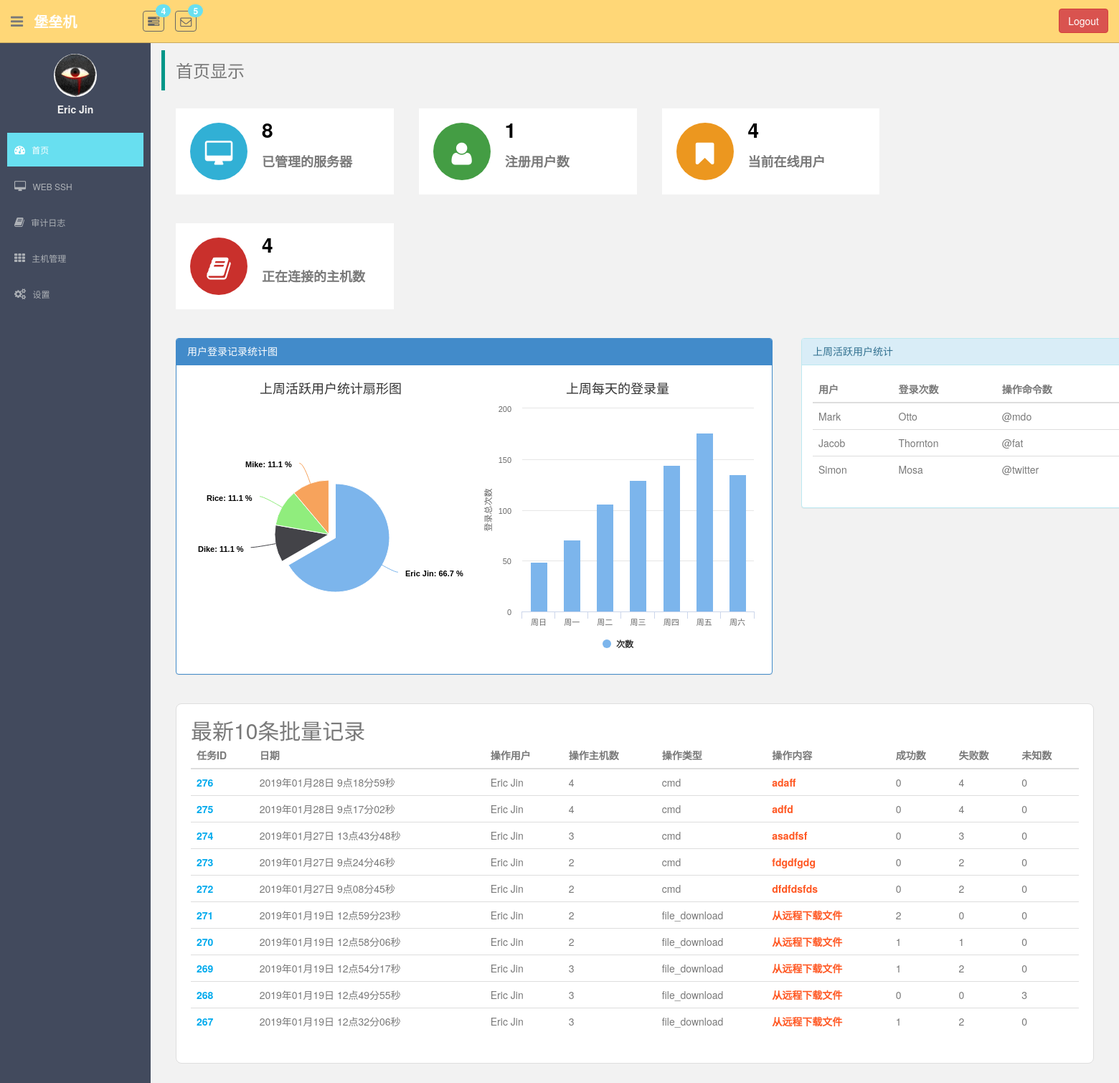
/ (signed in), run on the app's committed database.
### monitor/models.py (models this page shows, shortened)
class UserProfile(AbstractBaseUser, PermissionsMixin):
    email = models.EmailField(
        verbose_name='email address',
        max_length=255,
        unique=True,
    )
    name = models.CharField(max_length=64, verbose_name="用户名", unique=True)
    host_to_remote_users = models.ManyToManyField(to="HostToRemoteUser", verbose_name="关联主机账户")
    host_group = models.ManyToManyField(to="HostGroup", verbose_name="主机组")
    last_login = models.DateTimeField(verbose_name="最近登录时间", null=True, blank=True)
    is_active = models.BooleanField(default=True)
    is_staff = models.BooleanField(default=True)
    is_superuser = models.BooleanField(default=True)
    objects = UserProfileManager()
    USERNAME_FIELD = 'email'  # 使用email作为用户名
    REQUIRED_FIELDS = ['name']  # 必须要有的字段

class Task(models.Model):
    task_type_choice = (
        ('cmd', '批量命令'),
        ('file_upload', "传送本地文件到远程"),
        ('file_download', "从远程下载文件"),
    )
    task_type = models.CharField(max_length=16, choices=task_type_choice, default="cmd")
    content = models.CharField(max_length=255, verbose_name="任务内容")
    user = models.ForeignKey(UserProfile, on_delete=models.CASCADE)
    date = models.DateTimeField(auto_now_add=True)

### CrazyEye/views.py (the view)
# urls.py: url(r'^$', views.dashboard, name='dashboard'),
@login_required
def dashboard(request):
    task_obj = models.Task.objects.order_by("-id")[:10]
    user_number = models.UserProfile.objects.count()
    host_count = models.Host.objects.count()
    return render(request, "dashboard.html", locals())

### monitor/templatetags/monitor_tags.py (called while the page is built)
@register.simple_tag
def count_host_num(task_obj):
    task_detail_objs = task_obj.tasklogdetail_set.all()
    init_num = 0
    success_num = 0
    failed_num = 0
    for task_detail_obj in task_detail_objs:
        if task_detail_obj.status == 0:
            init_num += 1
        elif task_detail_obj.status == 1:
            success_num += 1
        else:
            failed_num += 1
    return [init_num, success_num, failed_num]

### templates/dashboard.html (shortened to what this page needs)
{% extends "base.html" %}
{% load staticfiles %}
{% load monitor_tags %}
{% block right_container %}
    <blockquote class="layui-elem-quote" style="margin-top: 10px;"><h3>首页显示</h3></blockquote>
    <div class="row mt">
        <div class="con">
            <div class="left-icon">
                <div class="icon" style="background-color: #31b0d5;"><i class="fa fa-desktop"></i></div>
            </div>
            <div class="right-text">
                <div class="num">{{ host_count }}</div>
                <div class="text">已管理的服务器</div>
            </div>
        </div>
        <div class="con">
            <div class="left-icon">
                <div class="icon" style="background-color: #449d44;"><i class="fa fa-user"></i></div>
            </div>
            <div class="right-text">
                <div class="num">{{ user_number }}</div>
                <div class="text">注册用户数</div>
            </div>
        </div>
        <div class="con">
            <div class="left-icon">
                <div class="icon" style="background-color: #ec971f;"><i class="fa fa-bookmark"></i></div>
            </div>
            <div class="right-text">
                <div class="num">4</div>
                <div class="text">当前在线用户</div>
            </div>
        </div>
        <div class="con">
            <div class="left-icon">
                <div class="icon" style="background-color: #c9302c;"><i class="fa fa-book"></i></div>
            </div>
            <div class="right-text">
                <div class="num">4</div>
                <div class="text">正在连接的主机数</div>
            </div>
        </div>
    </div>
    <div class="login-count">
        <div class="user-login-chars">
            <div class="panel panel-primary">
                <div class="panel-heading"><h4>用户登录记录统计图</h4></div>
                <div class="panel-body chars">
                    <div class="fans">
                        <div id="fans" style="min-width:400px; height:400px;"></div>
                    </div>
                    <div class="histogram">
                        <div id="histogram" style="min-width:400px;height:400px"></div>
                    </div>
                </div>
            </div>
        </div>
        <div class="user-login-table">
            <div class="panel panel-info">
                <div class="panel-heading"><h4>上周活跃用户统计</h4></div>
                <div class="panel-body">
                    <table class="table table-hover">
                        <thead>
                        <tr>
                            <th>用户</th>
                            <th>登录次数</th>
                            <th>操作命令数</th>
                        </tr>
                        </thead>
                        <tbody>
                        <tr>
                            <td>Mark</td>
                            <td>Otto</td>
                            <td>@mdo</td>
                        </tr>
                        <tr>
                            <td>Jacob</td>
                            <td>Thornton</td>
                            <td>@fat</td>
                        </tr>
                        <tr>
                            <td>Simon</td>
                            <td>Mosa</td>
                            <td>@twitter</td>
                        </tr>
                        </tbody>
                    </table>
                </div>
            </div>
        </div>
    </div>
    <div class="footer-table">
        <h2>最新10条批量记录</h2>
        <table class="table table-hover">
            <thead>
            <tr>
                <th>任务ID</th>
                <th>日期</th>
                <th>操作用户</th>
                <th>操作主机数</th>
                <th>操作类型</th>
                <th>操作内容</th>
                <th>成功数</th>
                <th>失败数</th>
                <th>未知数</th>
            </tr>
            </thead>
            <tbody>
            {% for task in task_obj %}
                <tr>
                    <td style="font-weight: 700; color: #01AAED;">{{ task.id }}</td>
                    <td>{{ task.date|date:"Y年m月d日" }} {{ task.date|time:"G点i分s秒" }}</td>
                    <td>{{ task.user.name|capfirst }}</td>
                    <td>{{ task.tasklogdetail_set.count }}</td>
                    <td>{{ task.task_type }}</td>
                    <td style="font-weight: 700; color: #FF5722;">{{ task.content }}</td>
                    {% count_host_num task as count %}
                    <td>{{ count.1 }}</td>
                    <td>{{ count.2 }}</td>
                    <td>{{ count.0 }}</td>
                </tr>
            {% endfor %}
            </tbody>
        </table>
    </div>
{% endblock %}

### templates/base.html (shortened to what this page needs)
{% load staticfiles %}
<!DOCTYPE html>
<html lang="en">
<head>
    <link href="{% static 'plugins/bootstrap/css/bootstrap.css' %}" rel="stylesheet">
    <link href="{% static 'css/font-awesome.css' %}" rel="stylesheet" />
    <link href="{% static 'css/style.css' %}" rel="stylesheet">
    <link rel="stylesheet" href="{% static 'plugins/layui/css/layui.css' %}">
</head>
<body>
<section id="container" >
    <header class="header black-bg">
        <div class="sidebar-toggle-box">
            <div class="fa fa-bars tooltips" data-placement="right" data-original-title="Toggle Navigation"></div>
        </div>
        <a href="?" class="logo"><b>堡垒机</b></a>
        <div class="nav notify-row" id="top_menu">
            <ul class="nav top-menu">
                <li class="dropdown">
                    <a data-toggle="dropdown" class="dropdown-toggle" href="?">
                        <i class="fa fa-tasks"></i>
                        <span class="badge bg-theme">4</span>
                    </a>
                </li>
                <li id="header_inbox_bar" class="dropdown">
                    <a data-toggle="dropdown" class="dropdown-toggle" href="index.html#">
                        <i class="fa fa-envelope-o"></i>
                        <span class="badge bg-theme">5</span>
                    </a>
                </li>
            </ul>
        </div>
        <div class="top-menu">
            <ul class="nav pull-right top-menu">
                <li>
                    <button type="button" class="btn btn-danger" style="margin-top: 12px;" onclick="logout()">Logout</button>
                </li>
            </ul>
        </div>
    </header>
    <aside>
        <div id="sidebar"  class="nav-collapse ">
            <ul class="sidebar-menu" id="nav-accordion">
                <p class="centered"><a href="#"><img src="{% static 'images/ui-sam.jpg' %}" class="img-circle" width="60"></a></p>
                <h5 class="centered" style="margin-top: 10px;">{{ request.user.name|capfirst }}</h5>
                <li class="mt">
                    <a class="dashboard" href="{% url "dashboard" %}">
                        <i class="fa fa-dashboard"></i>
                        <span>首页</span>
                    </a>
                </li>
                <li class="sub-menu">
                    <a class="web-ssh" href="{% url "web_ssh" %}" >
                        <i class="fa fa-desktop"></i>
                        <span>WEB SSH</span>
                    </a>
                </li>
                <li class="sub-menu">
                    <a class="log-page" href="{% url 'log_page' %}" >
                        <i class="fa fa-book"></i>
                        <span>审计日志</span>
                    </a>
                </li>
                <li class="sub-menu">
                    <a class="host-manage" href="javascript:void(0);">
                        <i class="fa fa-th"></i>
                        <span>主机管理</span>
                    </a>
                </li>
                <li class="sub-menu">
                    <a class="setting-page" href="{% url 'setting_home' %}" >
                        <i class="fa fa-cogs"></i>
                        <span>设置</span>
                    </a>
                </li>
            </ul>
        </div>
    </aside>
    <section id="main-content">
        <section class="wrapper">
            {% block right_container %}
            {% endblock %}
        </section>
    </section>
</section>
</body>
</html>

### statics/css/style.css (style rules this page uses)
body { color: #797979; background: #f2f2f2; font-family: 'Ruda', sans-serif; padding: 0px !important; margin: 0px !important; font-size:13px; }
ul li { list-style: none; }
a, a:hover, a:focus { text-decoration: none; outline: none; }
#container { width: 100%; height: 100%; }
.bg-theme { background-color: #68dff0; }
.centered { text-align: center; }
.mt { margin-top: 25px; }
#sidebar { width: 210px; height: 100%; position: fixed; background: #424a5d; }
#sidebar h5 { color: #f2f2f2; font-weight: 700; }
#sidebar ul li { position: relative; }
ul.sidebar-menu , ul.sidebar-menu li ul.sub { margin: -2px 0 0; padding: 0; }
ul.sidebar-menu { margin-top: 75px; }
ul.sidebar-menu li { margin-bottom: 5px; margin-left:10px; margin-right:10px; }
ul.sidebar-menu li.sub-menu { line-height: 15px; }
ul.sidebar-menu li a span { display: inline-block; }
ul.sidebar-menu li a { color: #aeb2b7; text-decoration: none; display: block; padding: 15px 0 15px 10px; font-size: 12px; outline: none; -webkit-transition: all 0.3s ease; -moz-transition: all 0.3s ease; -o-transition: all 0.3s ease; -ms-transition: all 0.3s ease; transition: all 0.3s ease; }
ul.sidebar-menu li a.active, ul.sidebar-menu li a:hover, ul.sidebar-menu li a:focus { background: #68dff0; color: #fff; display: block; -webkit-transition: all 0.3s ease; -moz-transition: all 0.3s ease; -o-transition: all 0.3s ease; -ms-transition: all 0.3s ease; transition: all 0.3s ease; }
ul.sidebar-menu li a i { font-size: 15px; padding-right: 6px; }
ul.sidebar-menu li a.active i { color: #fff; }
#main-content { margin-left: 210px; }
.header, .footer { min-height: 60px; padding: 0 15px; }
.header { position: fixed; left: 0; right: 0; z-index: 1002; }
.black-bg { background: #ffd777; border-bottom: 1px solid #c9aa5f; }
.wrapper { display: inline-block; margin-top: 60px; padding-left: 15px; padding-right: 15px; padding-bottom: 15px; padding-top: 0px; width: 100%; }
a.logo { font-size: 20px; color: #ffffff; float: left; margin-top: 15px; text-transform: uppercase; }
a.logo b { font-weight: 900; }
#top_menu .nav > li, ul.top-menu > li { float: left; }
.notify-row { float: left; margin-top: 15px; margin-left: 92px; }
ul.top-menu > li > a { color: #666666; font-size: 16px; border-radius: 4px; -webkit-border-radius: 4px; border:1px solid #666666 !important; padding: 2px 6px; margin-right: 15px; }
.notify-row .badge { position: absolute; right: -10px; top: -10px; z-index: 100; }
.sidebar-toggle-box { float: left; padding-right: 15px; margin-top: 20px; }
.sidebar-toggle-box .fa-bars { cursor: pointer; display: inline-block; font-size: 20px; }

### templates/dashboard.html (style rules this page uses)
.con { margin: 0 0 40px 35px; width: 22.5%; display: flex; background-color: #fff; float: left; }
.con .left-icon { flex: 80px 0 0; }
.con .icon { height: 80px; width: 80px; margin: 20px; line-height: 100px; text-align: center; border-radius: 50%; }
.con .icon i { color: #fff; font-size: 36px; }
.con .right-text { flex: 1; }
.con .right-text .num { height: 50%; font-weight: 700; font-size: 28px; color: #000; text-align: left; line-height: 60px; }
.con .right-text .text { height: 50%; font-weight: 700; font-size: 18px; text-align: left; }
.login-count { display: flex; }
.login-count .user-login-chars { flex: 1; padding: 0 20px; }
.login-count .user-login-table { flex: 500px 0 0; padding: 0 20px; }
.chars { display: flex; }
.chars .fans { flex: 1; }
.chars .histogram { flex: 1; }
.footer-table { background-color: #fff; margin: 20px 20px; padding: 20px 20px; border-radius: 8px; border: 1px solid #dedede; }

### data on the page
UserProfile: user.name "Eric Jin"
Task: id "276", date "2019年01月28日", date "9点18分59秒", user.name "Eric Jin", tasklogdetail_set.count "4", task_type "cmd", content "adaff", count "0", count "4"
Task: id "275", date "2019年01月28日", date "9点17分02秒", user.name "Eric Jin", tasklogdetail_set.count "4", task_type "cmd", content "adfd", count "0", count "4"
Task: id "274", date "2019年01月27日", date "13点43分48秒", user.name "Eric Jin", tasklogdetail_set.count "3", task_type "cmd", content "asadfsf", count "0", count "3"
Task: id "273", date "2019年01月27日", date "9点24分46秒", user.name "Eric Jin", tasklogdetail_set.count "2", task_type "cmd", content "fdgdfgdg", count "0", count "2"
Task: id "272", date "2019年01月27日", date "9点08分45秒", user.name "Eric Jin", tasklogdetail_set.count "2", task_type "cmd", content "dfdfdsfds", count "0", count "2"
Task: id "271", date "2019年01月19日", date "12点59分23秒", user.name "Eric Jin", tasklogdetail_set.count "2", task_type "file_download", content "从远程下载文件", count "2", count "0"
Task: id "270", date "2019年01月19日", date "12点58分06秒", user.name "Eric Jin", tasklogdetail_set.count "2", task_type "file_download", content "从远程下载文件", user "1", count "0"
Task: id "269", date "2019年01月19日", date "12点54分17秒", user.name "Eric Jin", tasklogdetail_set.count "3", task_type "file_download", content "从远程下载文件", user "1", count "2", count "0"
Task: id "268", date "2019年01月19日", date "12点49分55秒", user.name "Eric Jin", tasklogdetail_set.count "3", task_type "file_download", content "从远程下载文件", count "0", count "3"
Task: id "267", date "2019年01月19日", date "12点32分06秒", user.name "Eric Jin", tasklogdetail_set.count "3", task_type "file_download", content "从远程下载文件", user "1", count "2", count "0"

### other printed values
{{ host_count }} "8"
{{ user_number }} "1"
